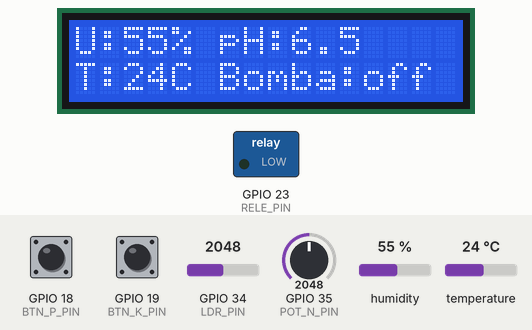
Recording of a sketch running on a simulated ESP32. Parts: 16×2 character LCD, switched loads named in the sketch (green lamp = pin HIGH). The test bench sets the inputs (shaded band); at power-on: humidity 55 %, GPIO 34 (LDR_PIN) = 2048, temperature 24 °C, GPIO 18 (BTN_P_PIN) HIGH, GPIO 19 (BTN_K_PIN) HIGH, GPIO 35 (POT_N_PIN) = 2048. What the sketch prints to the serial monitor is not drawn.

Above: at 2.7 s.
2.8 s: humidity set to 41 %
At 4.4 s:
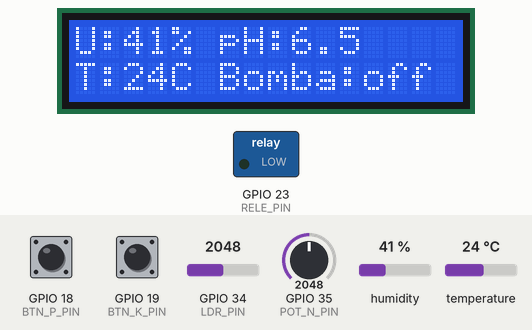
5.5 s: humidity set to 38 %
At 6.0 s:
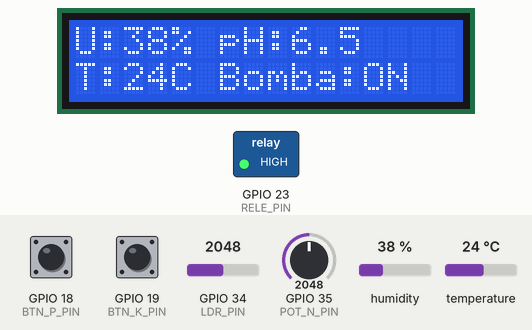
8.2 s: GPIO 34 (LDR_PIN) set to 2866
At 10.3 s:
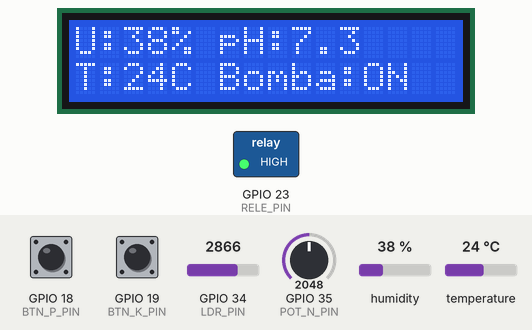
11.2 s: temperature set to 12 °C
At 13.1 s:
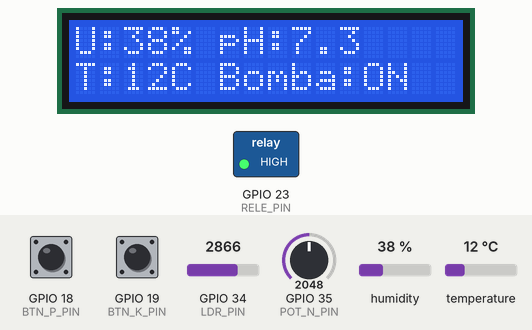
13.9 s: GPIO 34 (LDR_PIN) set to 3972
At 16.2 s:
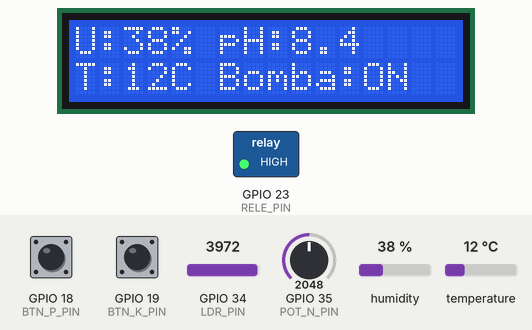
17.3 s: GPIO 34 (LDR_PIN) set to 1228
At 19.0 s:
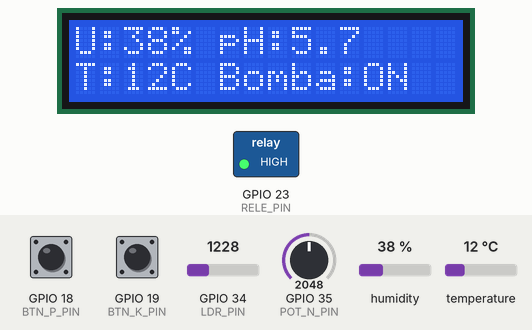
Timing chart, 0 to 20.5 s (numbered marks = the images above; inputs shaded):
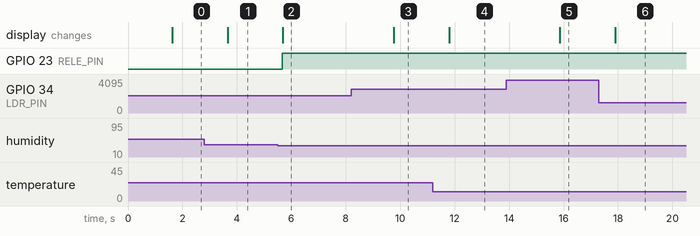

The sketch:

bomba_npk.ino
```cpp
/*
 * FarmTech Solutions - Fase 2 (ESP32)
 * Estacao de monitoramento agricola com acionamento automatico da bomba.
 *
 * Sensores:
 *   - DHT22  : temperatura e umidade
 *   - LDR    : luminosidade usada como proxy do pH do solo (4.5 a 8.5)
 *   - Pot.   : nivel de nitrogenio N (40 a 300 ppm)
 *   - Botoes : presenca de fosforo (P) e potassio (K)
 * Atuador:
 *   - Rele   : bomba de irrigacao
 * Display (Fase 4):
 *   - LCD 16x2 I2C : metricas criticas em tempo real
 *   - Serial Plotter: series temporais via Serial (115200 baud)
 *
 * Logica da bomba (identica a src/fase2_iot.py -> deve_ligar_bomba):
 *   liga se umidade < 40%  OU  (N < 80 ppm E pH fora da faixa 5.5-7.5)
 *
 * O dashboard Streamlit da Fase 7 simula esta mesma logica em Python.
 */
#include <DHT.h>
#include <Wire.h>
#include <LiquidCrystal_I2C.h>

#define DHTPIN    4
#define DHTTYPE   DHT22
#define LDR_PIN   34   // ADC1 - pH proxy
#define POT_N_PIN 35   // ADC1 - nivel de nitrogenio
#define BTN_P_PIN 18   // fosforo
#define BTN_K_PIN 19   // potassio
#define RELE_PIN  23   // bomba

// Thresholds (espelham THRESHOLDS em fase2_iot.py)
const float PH_MIN      = 5.5;
const float PH_MAX      = 7.5;
const float UMIDADE_MIN = 40.0;
const float N_MIN       = 80.0;

DHT dht(DHTPIN, DHTTYPE);
LiquidCrystal_I2C lcd(0x27, 16, 2);   // endereco I2C tipico do modulo PCF8574

void setup() {
  Serial.begin(115200);
  dht.begin();
  pinMode(BTN_P_PIN, INPUT_PULLUP);
  pinMode(BTN_K_PIN, INPUT_PULLUP);
  pinMode(RELE_PIN, OUTPUT);
  digitalWrite(RELE_PIN, LOW);

  lcd.init();
  lcd.backlight();
  lcd.setCursor(0, 0);
  lcd.print("FarmTech Fase 7");
  lcd.setCursor(0, 1);
  lcd.print("Iniciando...");
  delay(1500);
}

float lerPh() {
  int leitura = analogRead(LDR_PIN);            // 0 - 4095
  return 4.5 + (leitura / 4095.0) * (8.5 - 4.5);
}

float lerNitrogenio() {
  int leitura = analogRead(POT_N_PIN);          // 0 - 4095
  return 40.0 + (leitura / 4095.0) * (300.0 - 40.0);
}

bool deveLigarBomba(float umidade, float ph, float nivelN) {
  bool umidadeCritica = umidade < UMIDADE_MIN;
  bool phFora = ph < PH_MIN || ph > PH_MAX;
  bool nBaixo = nivelN < N_MIN;
  return umidadeCritica || (nBaixo && phFora);
}

void loop() {
  float umidade = dht.readHumidity();
  float temperatura = dht.readTemperature();
  float ph = lerPh();
  float nivelN = lerNitrogenio();
  bool nivelP = digitalRead(BTN_P_PIN) == LOW;
  bool nivelK = digitalRead(BTN_K_PIN) == LOW;

  if (isnan(umidade) || isnan(temperatura)) {
    Serial.println("Falha na leitura do DHT22");
    delay(2000);
    return;
  }

  bool bomba = deveLigarBomba(umidade, ph, nivelN);
  digitalWrite(RELE_PIN, bomba ? HIGH : LOW);

  // LCD 16x2 - metricas criticas em tempo real (Fase 4)
  lcd.clear();
  lcd.setCursor(0, 0);
  lcd.print("U:");   lcd.print(umidade, 0);
  lcd.print("% pH:"); lcd.print(ph, 1);
  lcd.setCursor(0, 1);
  lcd.print("T:");   lcd.print(temperatura, 0);
  lcd.print("C Bomba:"); lcd.print(bomba ? "ON" : "off");

  // Formato amigavel ao Serial Plotter
  Serial.print("Umidade:");     Serial.print(umidade);
  Serial.print(" Temp:");       Serial.print(temperatura);
  Serial.print(" pH:");         Serial.print(ph);
  Serial.print(" N:");          Serial.print(nivelN);
  Serial.print(" P:");          Serial.print(nivelP);
  Serial.print(" K:");          Serial.print(nivelK);
  Serial.print(" Bomba:");      Serial.println(bomba);

  delay(2000);
}
```

Measured:
- the behaviour switches between 40 and 39 % on humidity (found by bisection; images 1 and 2)
- after the input at 2.8 s, the display: changes after 0.86 s (image 1)
- after the input at 5.5 s, GPIO 23 (RELE_PIN): LOW → HIGH after 0.16 s; the display: changes after 0.19 s (image 2)
- after the input at 8.2 s, the display: changes after 1.6 s (image 3)
- after the input at 11.2 s, the display: changes after 0.60 s (image 4)
- after the input at 13.9 s, the display: changes after 2.0 s (image 5)
- after the input at 17.3 s, the display: changes after 0.60 s (image 6)
